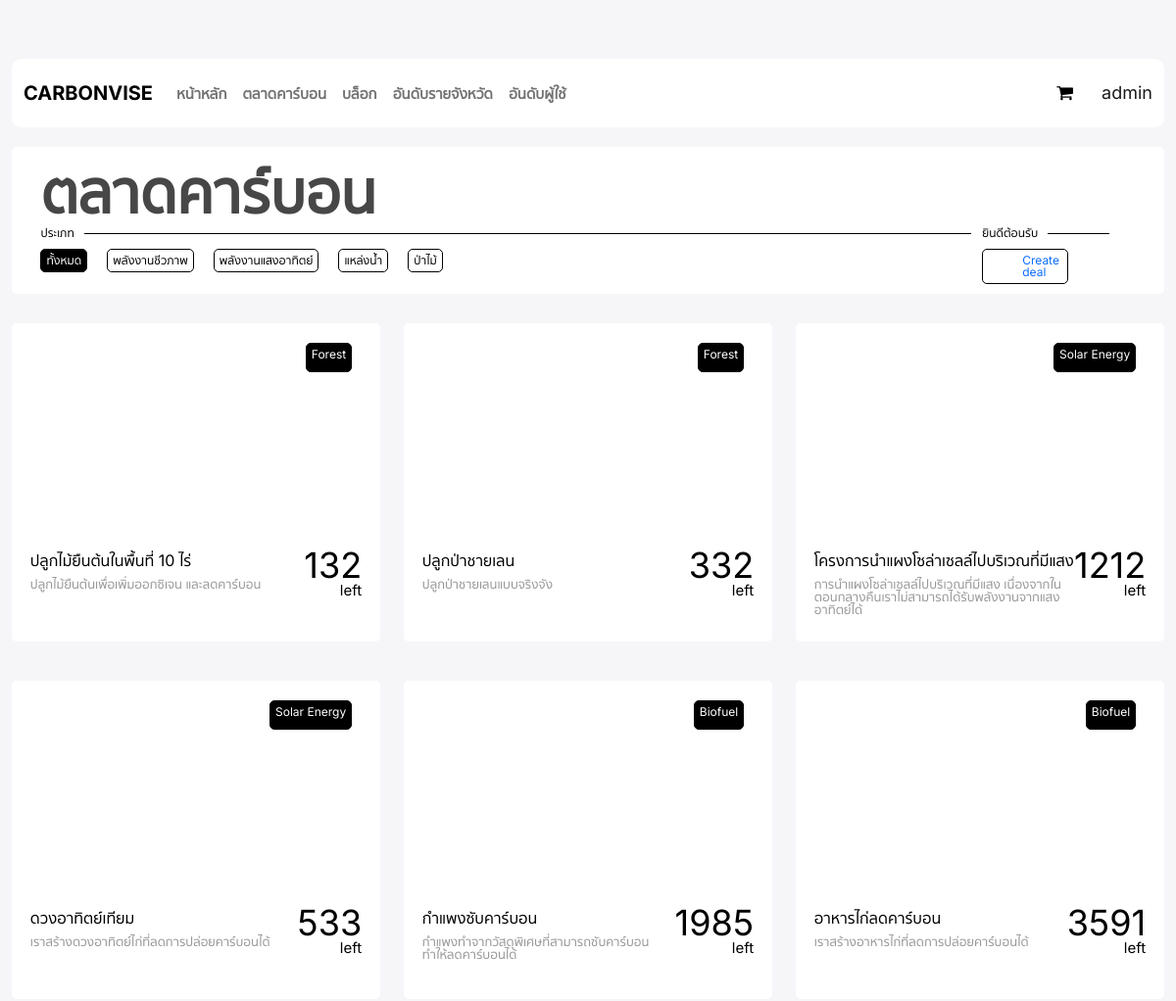
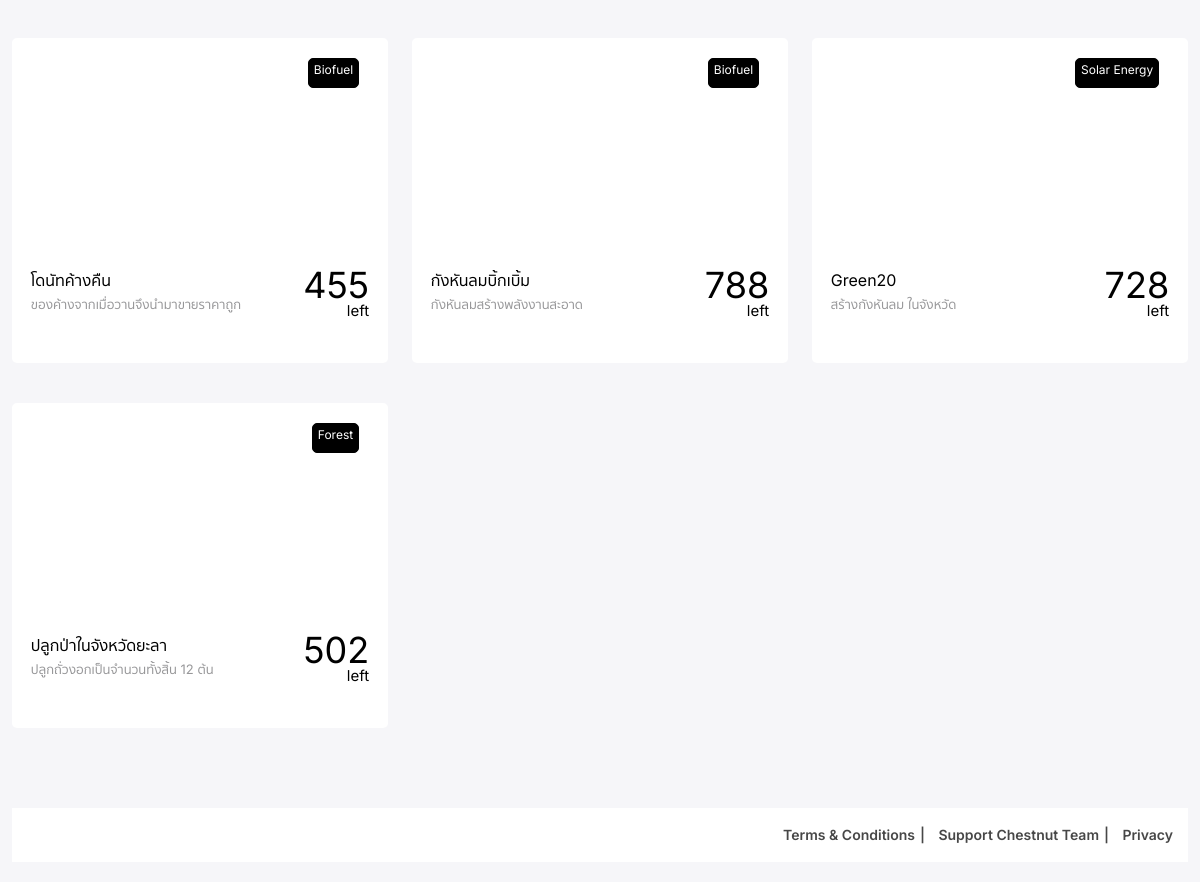
The page /market/ (signed in) on the database its author committed (2 pictures, top to bottom).
### users/models.py (models this page shows, shortened)
class User(AbstractUser):
    is_dealer = models.BooleanField(default=False)
    province = models.CharField(max_length=100, choices=PROVINCES, default='')
    slug = models.SlugField(unique=True,null=True,blank=True)

### market/models.py (models this page shows, shortened)
class Market(models.Model):
    name = models.CharField(max_length=100,unique=True)
    dealer = models.ForeignKey(User,related_name="deal_created", on_delete=models.CASCADE)
    short_description = models.CharField(max_length=150, null=True, blank=True)
    long_description = RichTextUploadingField(null=True,blank=True)
    price_per_unit = models.PositiveIntegerField()
    category = models.CharField(max_length=100, choices=CATEGORY)
    image = models.ImageField(null=True,blank=True, upload_to = upload_path)
    quantity_left = models.PositiveIntegerField(null=True, blank=True)
    deal_rating = models.DecimalField(decimal_places=1, max_digits=5, null=True, blank=True)
    slug = models.SlugField(unique=True,null=True,blank=True)
    def get_category_name(self):
        for cat in CATEGORY:
            if self.category == cat[0]:
                return cat[1]

### market/views.py (the view)
# urls.py: path('', views.MarketListView.as_view(), name='market_list'),
class MarketListView(ListView):
    model = Market
    def get_context_data(self,*args, **kwargs):
        ctx = super().get_context_data(*args , **kwargs)
        ctx['market_list'] = Market.objects.all()
        return ctx

### market/templates/market/market_list.html (shortened to what this page needs)
{% extends 'base.html' %}
{% load static %}
{% block content %}
<div class="container">
    <div class="top-block-market">
    <div class="top-block-container-market">
        <div class="market-title">
            <h1>ตลาดคาร์บอน</h1>
        </div>
        <div class="filter-sorted-wrapper">
            <div class="filter-section">
                <div class="layerst">
                    <div class="filter">ประเภท </div>
                </div><div class="carbon-warp"></div>
                <div class="category carbon-filter controls">
                    <div class="wrapper-responsive-market">
                    <div class="subcategory-first control active" data-filter="all" onClick={changeCategory}>
                        ทั้งหมด
                    </div>
                    <div class="subcategory control" data-filter=".Biof" onClick={changeCategory}>
                        พลังงานชีวภาพ
                    </div>
                    <div class="subcategory control" data-filter=".solar" onClick={changeCategory}>
                        พลังงานแสงอาทิตย์
                    </div>
                    <div class="subcategory control" data-filter=".water" onClick={changeCategory}>
                        แหล่งน้ำ
                    </div>
                    </div>
                    <div class="wrapper-responsive-market-under">
                    <div class="subcategory-res control" data-filter=".forest"onClick={changeCategory}>
                        ป่าไม้
                    </div>
                    </div>
                </div>
            </div>
            <div class="sorted-section">
                <div class="layerst">
                    <div class="sorted">ยินดีต้อนรับ</div>
                </div>{% if request.user.is_dealer %}
                <div class="Tdropdown">
                    <div class="drop-date">
                        <div class="date-text"></div>
                        <a href="{% url 'market:market_create' %}" class="date-text me-3">Create deal</a>
                    </div>
                </div>
                {% endif %}
            </div>
        </div>
    </div>
    </div>
    <div class="product">
        <div class="wrapper-market">
            <div class="row carbon-items-area">
            {% for deal in market_list reversed %}
            <div class="mix col-lg-4 col-md-4 col-sm-3 {{deal.category}}">
                <div class="carbon-item">
                        <div class="product1">
                            <div class="related-pic-1 set-bg" data-setbg="
                            {% if deal.image %}
                                {{deal.image.url}}
                            {% else %}
                                {% static 'img/carbonvise.png' %}
                            {% endif %}">
                                <div class="subcategory-each">
                                    <a href="/market/renewable energy">{{deal.get_category_name}}</a>
                                </div>
                            </div>
                            <div class="about-pic">
                                <div class="about-pic-left">
                                    <a href="{% url 'market:market_detail' deal.slug %}">
                                        <div class="type">{{deal.name}}</div>
                                    </a>
                                    <div class="rating">
                                        {{deal.short_description}}
                                        </div>
                                </div>
                                <div class="about-pic-right">
                                    <div class="num">{{deal.quantity_left}}</div>
                                    <div class="subunit">left</div>
                                </div>
                            </div>
                        </div>
                </div>
            </div>
            {% endfor %}
    </div>
</div>
<div>
{% endblock %}

### templates/base.html (shortened to what this page needs)
{% load static %}
<!DOCTYPE html>
<html lang="en">
<head>
	<link rel="stylesheet" href="{% static 'css/bootstrap.min.css' %}"/>
	<link rel="stylesheet" href="{% static 'css/font-awesome.min.css' %}"/>
	<link rel="stylesheet" href="{% static 'css/owl.carousel.css' %}"/>
	<link rel="stylesheet" href="{% static 'css/style.css' %}"/>
	<link rel="stylesheet" href="{% static 'css/footer.css' %}"/>
	<link rel="stylesheet" href="{% static 'css/badge-view.css' %}"/>
	<link rel="stylesheet" href="{% static 'css/session.css' %}"/>
	<link rel="stylesheet" href="{% static 'css/dealer.css' %}"/>
	<link rel="stylesheet" href="{% static 'css/frontend/blogs-inside.css' %}"/>
	<link rel="stylesheet" href="{% static 'css/frontend/blogs.css' %}"/>
	<link rel="stylesheet" href="{% static 'css/frontend/cart.css' %}"/>
	<link rel="stylesheet" href="{% static 'css/frontend/comment-section.css' %}"/>
	<link rel="stylesheet" href="{% static 'css/frontend/index.css' %}"/>
	<link rel="stylesheet" href="{% static 'css/frontend/leaderboard.css' %}"/>
	<link rel="stylesheet" href="{% static 'css/frontend/market-inside.css' %}"/>
	<link rel="stylesheet" href="{% static 'css/frontend/market.css' %}"/>
	<link rel="stylesheet" href="{% static 'css/frontend/profile.css' %}"/>
	<link rel="stylesheet" href="{% static 'css/frontend/receipt.css' %}"/>
</head>
<body>
	<header class="header-section">
		<div class="container">
			<nav class="navbar navbar-expand-lg navbar-light  sticky-top">
				<div class="container-fluid">
				  <a class="navbar-brand" href="{% url 'index' %}"><strong>CARBONVISE</strong></a>
				  <div class="collapse navbar-collapse" id="navbarText">
					<ul class="navbar-nav me-auto mb-2 mb-lg-0">
						<li class="nav-item">
							<a class="nav-link"  href="{% url 'index' %}">หน้าหลัก</a>
						</li>
						<li class="nav-item">
							<a class="nav-link" href="{% url 'market:market_list' %}">ตลาดคาร์บอน</a>
						</li>
						<li class="nav-item">
							<a class="nav-link" href="{% url 'blogs:post_list' %}">บล็อก</a>
						</li>
						<li class="nav-item">
							<a class="nav-link" href="{% url 'leaderboards:leaderboards' %}">อันดับรายจังหวัด</a>
						</li>
						<li class="nav-item">
							<a class="nav-link" href="{% url 'leaderboards:user_by_credits' %}">อันดับผู้ใช้</a>
						</li>
					</ul>
					<span class="navbar-text">
						<span class="nav-cart me-4">
							<a class="" href="{% url 'cart:carts' %}" style="text-decoration:none">
								<i class="fa fa-shopping-cart"  ></i>
							</a>
						</span>
						{% if user.is_authenticated %}
							<a class="font-weight-bold " href="{% url 'profiles:profile_page' user.profile.slug %}" style="text-decoration:none">{{user}}</a>
						{% else %}
							<a href="{% url 'account_login' %}?next={{request.build_absolute_uri}}" class="nav-item me-3" style="text-decoration:none"> Login</a>
							<a href="{% url 'account_signup' %}" class="nav-item" style="text-decoration:none"> Sign up</a>
						{% endif %}
					</span>
				  </div>
				</div>
			  </nav>
		</div>
	</header>
{% block content %}
{% endblock %}
		<div class="footer-bottom">
			<div class="footer-warp">
				<ul class="footer-menu">
					<li><a href="#">Terms & Conditions</a></li>
					<li><a href="#">Support Chestnut Team</a></li>
					<li><a href="#">Privacy</a></li>
				</ul>
			</div>
		</div>
</html>

### static/css/style.css (style rules this page uses)
.navbar-text { font-size: large; }
.nav-item { font-size: larger; }
.nav-link { position: relative; }
.nav-cart { margin-right: 10px; }
.product { border-radius: 0 0 4px 4px; }
.col-lg-4, .col-lg-6, .col-lg-8, .col-lg-12 { margin-top: 10px; }
body { background-color: #F6F6F9; padding-top: 150px; height: 100%; font-family: 'Plus Jakarta Sans', 'sukhum', sans-serif; -webkit-font-smoothing: antialiased; }
h1, h2, h3, h4, h5, h6 { margin: 0; font-weight: 900; color: #474747; }
h1 { font-size: 60px; }
::placeholder { font-style: italic; }
a { text-decoration: none; }
ul, ol { padding: 0; margin: 0; }
.set-bg { background-repeat: no-repeat; background-size: cover; background-position: top center; }
.header-section { position: absolute; width: 100%; top: 0; left: 0; padding-top: 60px; }
.carbon-warp { max-width: 1559px; padding: 15px; margin: 0 auto -30px; }
.carbon-item { margin-bottom: 30px; }
.carbon-filter .mixitup-control-active { border: 1px solid black; background-color: black; border-radius: 5px; padding: 5px; color: rgb(255, 255, 255); transition: ease 0.3s; }
.footer-warp { max-width: 1559px; padding: 0 15px; margin: 0 auto; }
.footer-bottom { overflow: hidden; background: #FFFFFF; padding: 20px 0; margin-top: 50px; }
.footer-menu { list-style: none; float: right; }
.footer-menu li { display: inline; }
.footer-menu li:last-child a { padding-right: 0; margin-right: 0; }
.footer-menu li:last-child a:after { display: none; }
.footer-menu li a { display: inline-block; font-size: 14px; font-weight: 600; color: #474747; padding-right: 10px; margin-right: 10px; position: relative; }
.footer-menu li a:after { position: absolute; content: "|"; right: 0; top: 0; }
@media (min-width: 1200px) { .container { max-width: 1180px; } }

### static/css/frontend/blogs.css (style rules this page uses)
.layerst { display: flex; align-items: center; }
.date-text { padding: 5px; width: 35px; }

### static/css/frontend/index.css (style rules this page uses)
* { margin: 0; padding: 0; box-sizing: border-box; font-family: 'Inter', 'sukhum', sans-serif; color: black; }
body { background-color: #F6F6F9; line-height: 1; }
.container { margin: 0 auto; font-size: 12px; border-radius: 10px; max-width: 1408px; }
nav { border-radius: 10px; background: white; height: 70px; margin-bottom: 10px; }
.nav-link { font-size: 15px; font-weight: 900; }
.navbar { width: 100%; margin: 0 auto; }

### static/css/frontend/market.css (style rules this page uses)
.subunit { font-size: 15px; text-align: right; }
.top-block-market { background-color: white; width: 100%; height: 150px; border-radius: 5px; }
.top-block-container-market { width: 95%; margin: 0 auto; }
.market-title { font-size: 36px; padding-top: 10px; }
.filter-sorted-wrapper { margin: 0 auto; display: flex; justify-content: space-between; }
.filter-section { width: 85%; }
.sorted-section { width: 14%; }
.wrapper-responsive-market { display: flex; }
.wrapper-responsive-market-under { display: flex; }
.category { display: flex; margin-top: 10px; }
.subcategory { border: 1px solid black; border-radius: 5px; padding: 5px; margin-left: 20px; width: max-content; background-color: white; cursor: pointer; }
.subcategory-res { border: 1px solid black; border-radius: 5px; padding: 5px; margin-left: 20px; width: max-content; cursor: pointer; }
.subcategory-first { border: 1px solid black; border-radius: 5px; padding: 5px; color: rgb(0, 0, 0); cursor: pointer; color: black; }
.Tdropdown { display: flex; margin: 10px 50px 0 0; }
.drop-date { border: 1px solid black; border-radius: 5px; display: flex; }
.product { margin: 20px auto; }
.product1 { display: flex; flex-direction: column; width: 100%; height: 325px; background-color: white; border-radius: 5px; }
.wrapper-market { display: flex; }
.wrapper-market a { text-decoration: none; }
.related-pic-1,.related-pic-2,.related-pic-3,.related-pic-4,.related-pic-5,.related-pic-6 { display: flex; width: 90%; height: 209px; border-radius: 5px; margin: 10px auto; }
.subcategory-each { border: 1px solid black; background-color: black; border-radius: 5px; padding: 5px; width: max-content; height: 30px; margin: 10px 10px 0 auto; }
.subcategory-each a { background-color: black; color: white; text-decoration: none; }
.about-pic { margin: 0 auto; width: 90%; height: 20%; display: flex; justify-content: space-between; }
.type { margin-top: 5px; font-size: 16px; }
.rating { margin-top: 10px; margin-right: 10px; display: flex; align-items: center; color: #313135; opacity: 0.5; font-size: 13px; }
.num { text-align: center; font-size: 36px; }

### rows shown on the page
User: username "admin"
Market: get_category_name "Forest", name "ปลูกไม้ยืนต้นในพื้นที่ 10 ไร่", short_description "ปลูกไม้ยืนต้นเพื่อเพิ่มออกซิเจน และลดคาร์บอน", quantity_left "132"
Market: get_category_name "Forest", name "ปลูกป่าชายเลน", short_description "ปลูกป่าชายเลนแบบจริงจัง", quantity_left "332"
Market: get_category_name "Solar Energy", name "โครงการนำแผงโซล่าเซลล์ไปบริเวณที่มีแสง", short_description "การนำแผงโซล่าเซลล์ไปบริเวณที่มีแสง เนื่องจากในตอนกลางคืนเราไม่สามารถได้รับพลังงานจากแสงอาทิตย์ได้", quantity_left "1212"
Market: get_category_name "Solar Energy", name "ดวงอาทิตย์เทียม", short_description "เราสร้างดวงอาทิตย์ไก่ที่ลดการปล่อยคาร์บอนได้", quantity_left "533"
Market: get_category_name "Biofuel", name "กำแพงซับคาร์บอน", short_description "กำแพงทำจากวัสดุพิเศษที่สามารถซับคาร์บอน ทำให้ลดคาร์บอนได้", quantity_left "1985"
Market: get_category_name "Biofuel", name "อาหารไก่ลดคาร์บอน", short_description "เราสร้างอาหารไก่ที่ลดการปล่อยคาร์บอนได้", quantity_left "3591"
Market: get_category_name "Biofuel", name "โดนัทค้างคืน", short_description "ของค้างจากเมื่อวานจึงนำมาขายราคาถูก", quantity_left "455"
Market: get_category_name "Biofuel", name "กังหันลมบิ้กเบิ้ม", short_description "กังหันลมสร้างพลังงานสะอาด", quantity_left "788"
Market: get_category_name "Solar Energy", name "Green20", short_description "สร้างกังหันลม ในจังหวัด", quantity_left "728"
Market: get_category_name "Forest", name "ปลูกป่าในจังหวัดยะลา", short_description "ปลูกถั่วงอกเป็นจำนวนทั้งสิ้น 12 ต้น", quantity_left "502"
